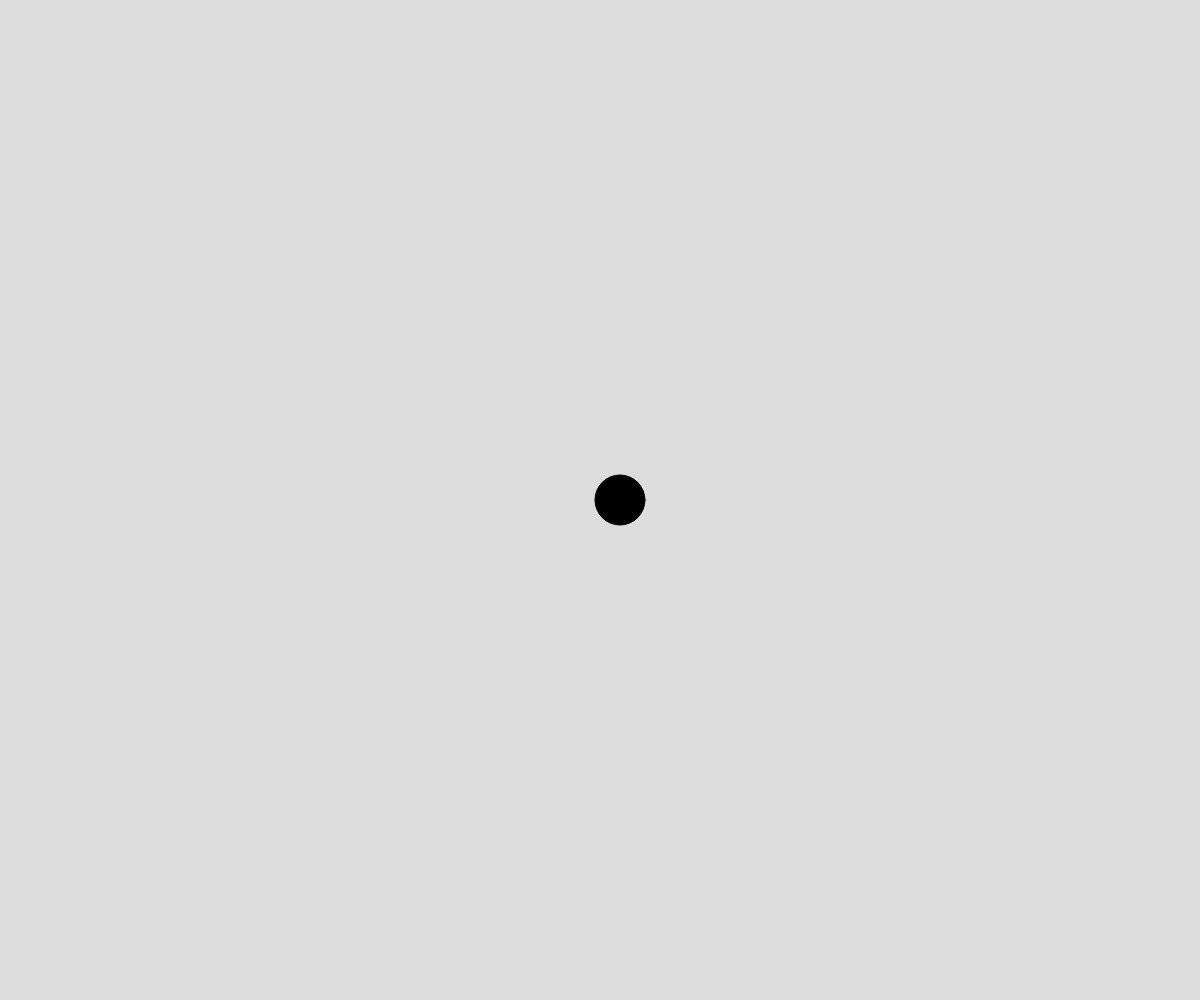
Frame 1 (no input)
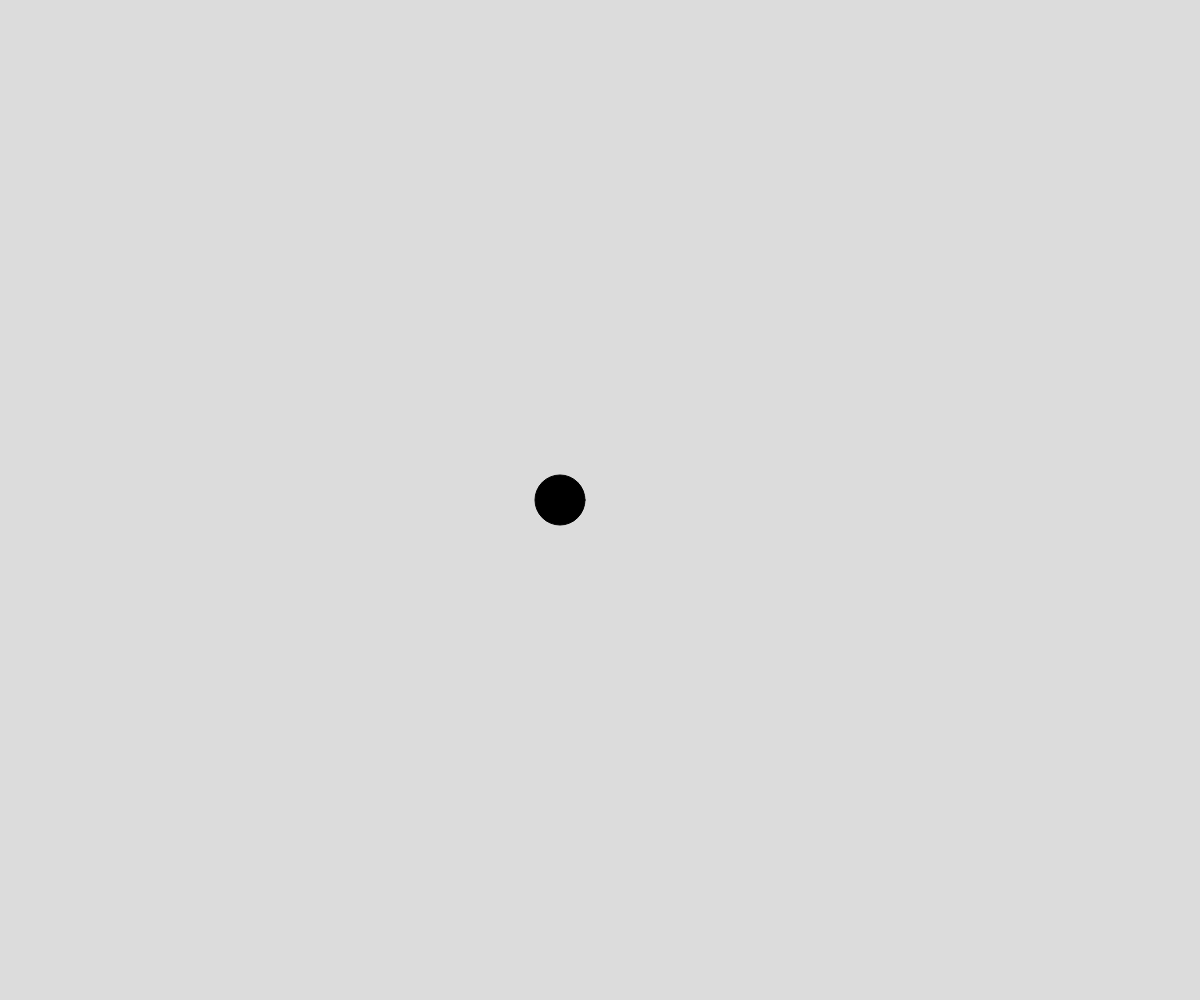
Frame 60 (no input)
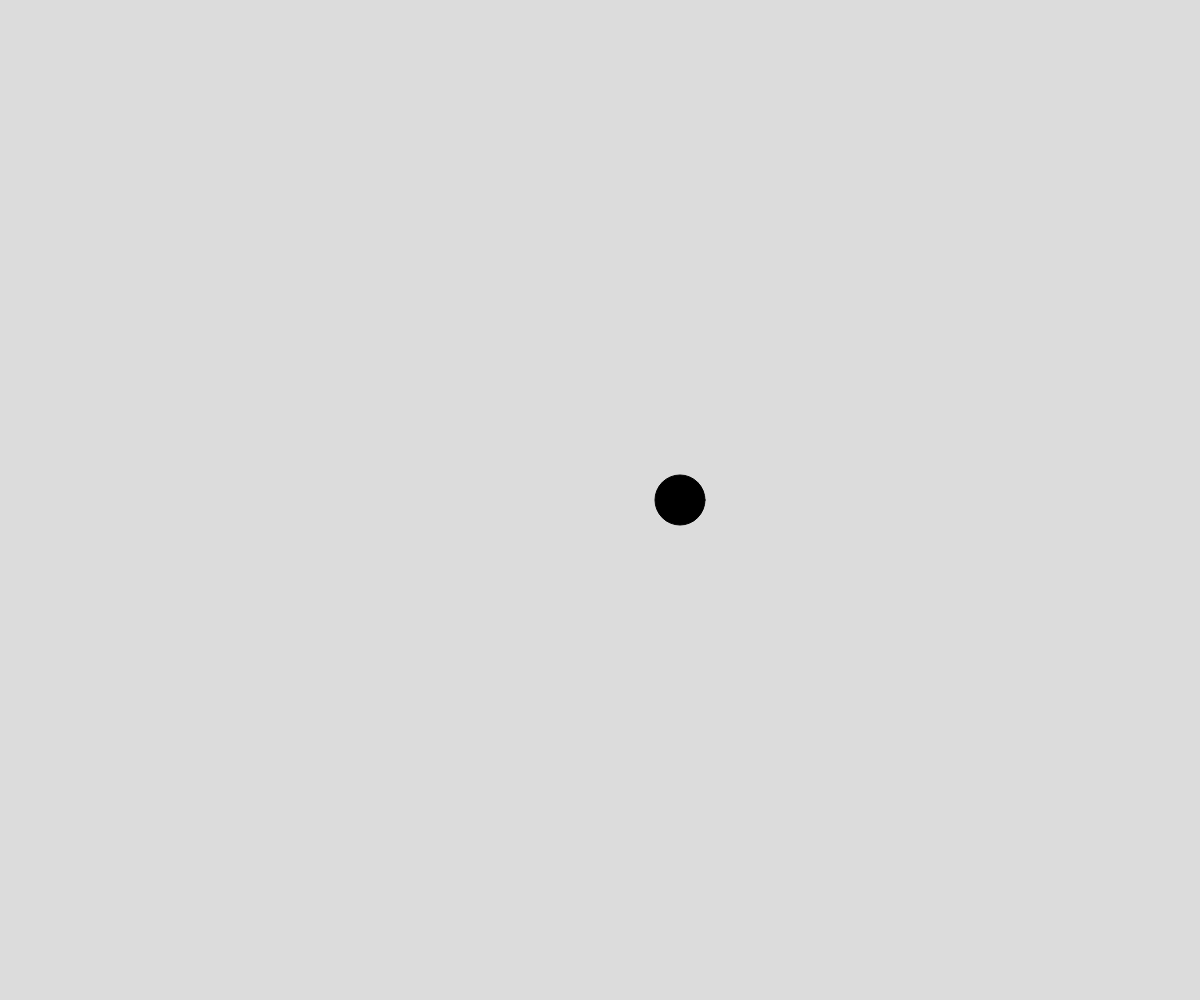
Frame 120 (the mouse pressed at the canvas centre since frame 60)

The p5.js sketch that drew these frames (run headless with seeded random() and noise() and a simulated clock; from frame 60 on, the mouse is pressed at the canvas centre):

// p5.js sketch
// ── sketch.js
// Colours and Canvases
// Mason Lam
// Sept 13, 2023
// Playing around with colours and layers

// Global Variables
let ballX, xSpeed = 20, ballSize = 50; //declarations/init
let overlay; // extra canvas
let colorA, colorB;



function setup() {
  createCanvas(windowWidth, windowHeight);
  overlay = createGraphics(width,height);
  ballX = width/2;
  colorA = color(200, 100, 0);
  colorB = color("yellow");
}

function mouseRectangle(){
  if(keyIsPressed){
    if (key==="a") overlay.fill(colorA);
    if (key==="b") overlay.fill(colorB);
    overlay.rect(mouseX, mouseY, 50, 25);
  }
  image(overlay, 0, 0);
}
function draw(){
  background(220);
  
  drawAndMoveBall();
  mouseRectangle();
}  

function drawAndMoveBall(){
  // update the ball's position
  ballX = ballX + xSpeed;
  // decide if we need to change directions
  if (ballX + ballSize/2 >= width || ballX - ballSize/2 <= 0){
    xSpeed *= -1;
  }
  // render the ball on the screen
  fill(0);
  circle(ballX, windowHeight/2, ballSize);
}
